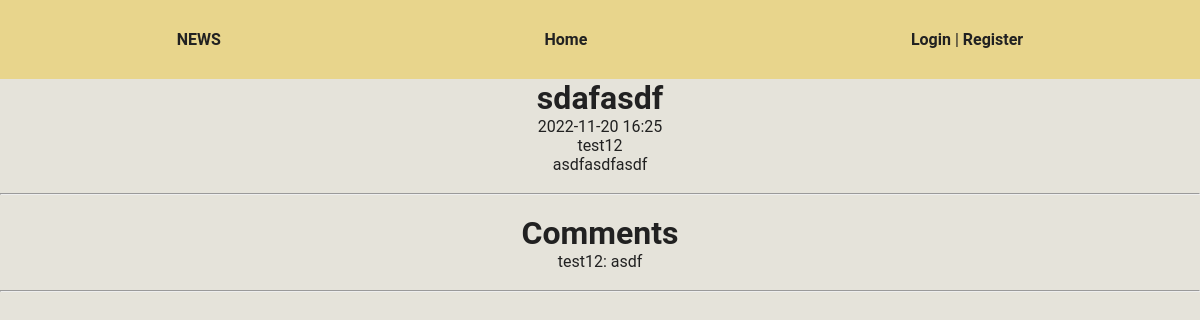
The page /news?id=12 on the database as committed earlier.
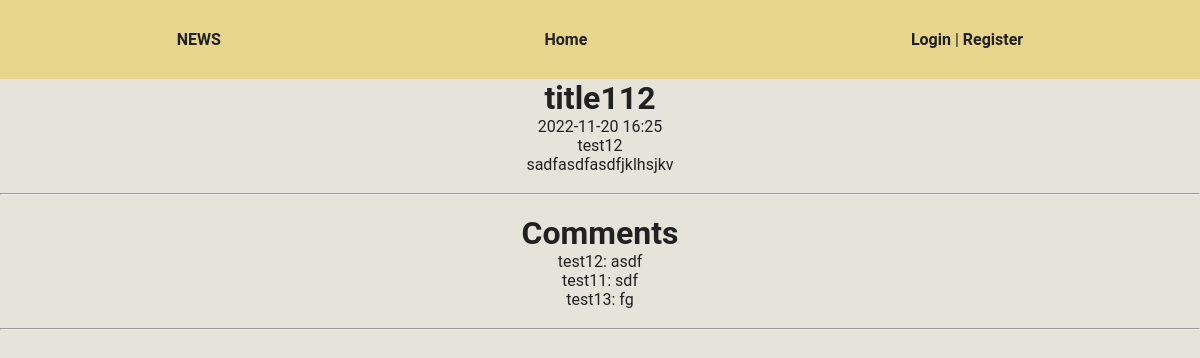
The same page on the database as committed later.
### tables this page shows
CREATE TABLE news (
    id INTEGER PRIMARY KEY autoincrement, 
    created DATETIME,
    title TEXT NOT NULL, 
    main_text TEXT NOT NULL,
    user_id INTEGER NOT NULL,
    FOREIGN KEY(user_id) REFERENCES users(id)
  );

CREATE TABLE users (
    id INTEGER PRIMARY KEY autoincrement,
    email TEXT UNIQUE NOT NULL, 
    username TEXT NOT NULL, 
    password TEXT NOT NULL,
    is_admin BOOLEAN NOT NULL DEFAULT 0 CHECK (is_admin IN (0, 1))
  );

CREATE TABLE comments ( 
    id INTEGER PRIMARY KEY autoincrement, 
    main_text TEXT NOT NULL,
    news_id INTEGER NOT NULL,
    user_id INTEGER NOT NULL,
    FOREIGN KEY(user_id) REFERENCES users(id),
    FOREIGN KEY(news_id) REFERENCES news(id)
  );

### views/pages/news.php (called while the page is built, shortened)
<?php
$news = News::get($_GET['id']);
$is_comments_exist = Comment::check_if_exists($news['id']);
if ($is_comments_exist) {
    $comments = Comment::all($news['id']);
}
require 'views/templates/dafault_template.php';

### router/routes.php (called while the page is built, shortened)
<?php
Router::enable();

### index.php (called while the page is built, shortened)
<?php
require_once "router/routes.php";

### app/Controllers/News.php (called while the page is built, shortened)
<?php
class News {
    public static function get($news_id): array {
        $sql = "SELECT n.id, n.created, n.title, n.main_text, n.user_id, u.username
                FROM news n
                JOIN users u
                    ON n.user_id == u.id
                WHERE n.id = $news_id";
        return $GLOBALS['db']->querySingle($sql, true);
    }
}

### app/Controllers/Comment.php (called while the page is built, shortened)
<?php
class Comment {
    public static function all($news_id): \SQLite3Result {
        $sql = "SELECT c.id, c.main_text, c.user_id, u.username
                FROM comments c
                JOIN users u
                    ON c.user_id == u.id
                WHERE c.news_id == $news_id";
        return $GLOBALS['db']->query($sql);
    }
}

### views/templates/news.php (the view, shortened to what this page needs)
<h1><?= $news['title'] ?></h1>
<p><?= $news['created'] ?></p>
<p><?= $news['username'] ?></p>
<p><?= $news['main_text'] ?></p>
<br><hr><br>
<h1>Comments</h1>
<ul>
<?php
    if ($comments) {
        while ($comment = $comments->fetchArray(SQLITE3_ASSOC)) {
            ?>
            <li class='list-group-item bg-secondary mb-1'>
                <?= $comment['username'] ?>: <?= $comment['main_text'] ?>
            </li>
            <?php
        }
    } else {
            echo "No comments yet";
    }
?>
</ul>
<br><hr><br>

### app/Services/Router.php (shortened to what this page needs)
<?php
class Router {
    private static $list = [];
    public static function route(string $uri, string $page_name, array $methods) {
        self::$list[] = [
            "uri" => $uri,
            "page" => $page_name,
            "methods" => $methods,
            "is_reg" => false
        ];
    }
    public static function enable() {
        $query = $_GET['q'];
        foreach(self::$list as $route) {
            if ($route['is_reg']) {
                if (in_array($_SERVER['REQUEST_METHOD'], $route['methods'])) {
                    require_once "views/pages/" . $route['page'] . ".php";
                    exit();
                } else {
                    break;
                }
            } elseif ($route['uri'] === '/' . $query) {
                if (in_array($_SERVER['REQUEST_METHOD'], $route['methods'])) {
                    require_once "views/pages/" . $route['page'] . ".php";
                    exit();
                } else {
                    break;
                }
            }
        }
    }
}

### views/templates/dafault_template.php (shortened to what this page needs)
<!DOCTYPE html>
<html lang="en">
<head>
    <link type="text/css" href="/assets/css/styles.min.css" rel="stylesheet" />
</head>
<body>
<header>
    <div class="elements">
        <div class="elements__logo">
            <a href="/">
                NEWS
            </a>
        </div>
        <div class="elements_menu">
            <ul class="elements_menu__list">
                <li class="elements_menu__list_item">
                    <a class="elements_menu__list_item_link" href="/">Home</a>
                </li>
            </ul>
        </div>
        <div class="elements__button">
        <?php
            if (!$_SESSION['user']) {
                ?>
                <a class="elements__button_link" href="/login">Login</a>
                |
                <a class="elements__button_link" href="/register">Register</a>
                <?php
            } else {
                ?>
                <?= $_SESSION['user']['username'] ?> |
                <a class="elements__button_link" href="/logout">Logout</a>
                <?php
            }
        ?>
        </div>
    </div>
</header>
<div class="container">
<?php include 'views/templates/' . $content_template ?>
</div>
</body>
</html>

Rows that differ between the two databases and show on the page:
changed news "test12": title "sdafasdf" → "title112"; main_text "asdfasdfasdf" → "sadfasdfasdfjklhsjkv"
added comments: user.username "test11", main_text "sdf"
added comments: user.username "test13", main_text "fg"
